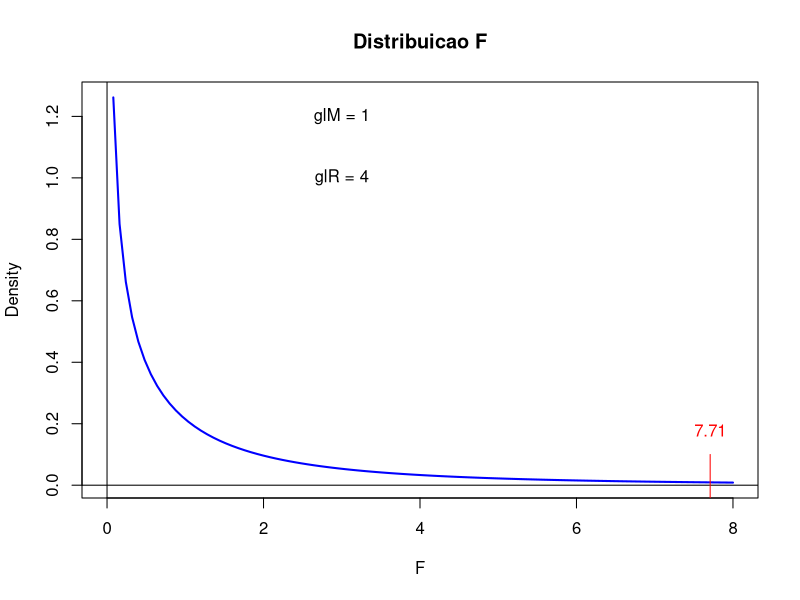

Generate this figure with R:
################
# Distribuicao F
################
gl1 <- 1
gl2 <- 4
curve(df(x,gl1,gl2),0,8,col="blue",lwd=2,
      xlab="F", ylab = "Density", main = "Distribuicao F")
text(3,1.2,paste0("glM = ",gl1))
text(3,1.0,paste0("glR = ",gl2))

lines(c(-1,9),c(0,0))
lines(c(0,0),c(-1,2))

q95 <- qf(.95,gl1,gl2)
lines(c(q95,q95),c(-1,0.1), col="red")
text(q95,0.18,round(q95,2), col="red")
